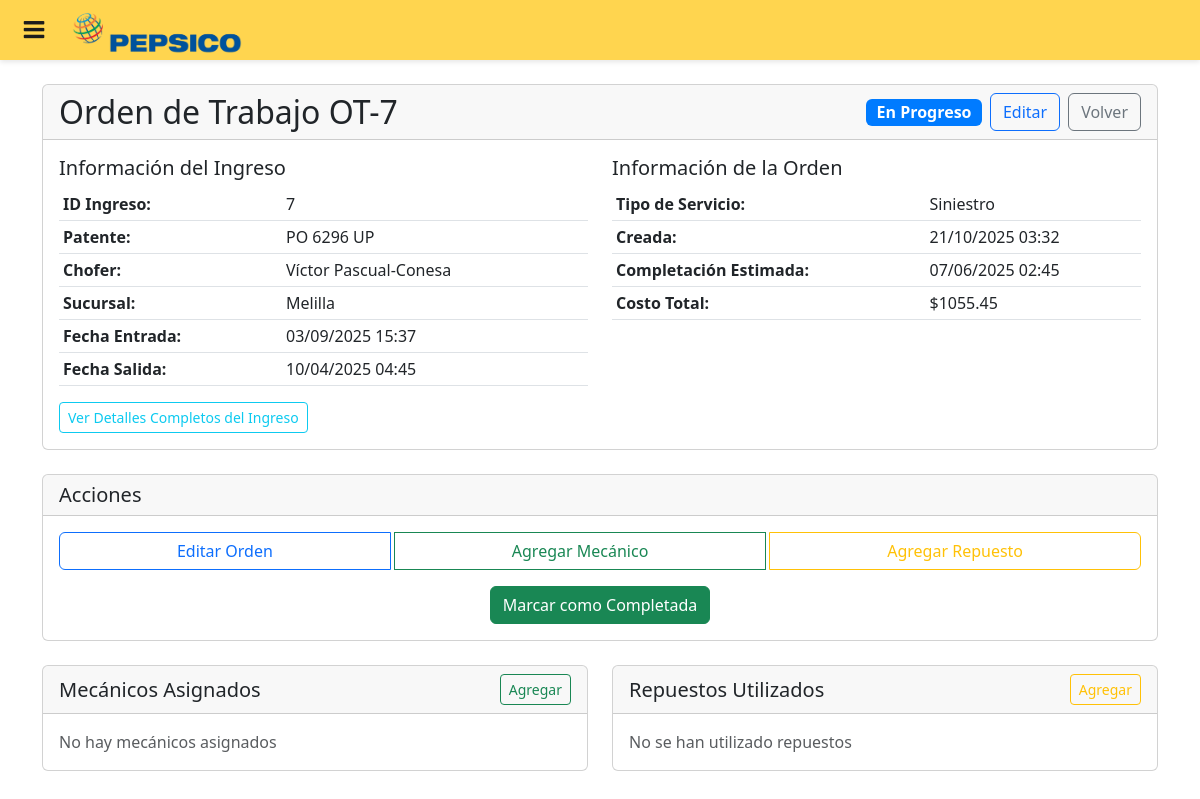
Before: /ordenes-trabajo/7/ with the older database file.
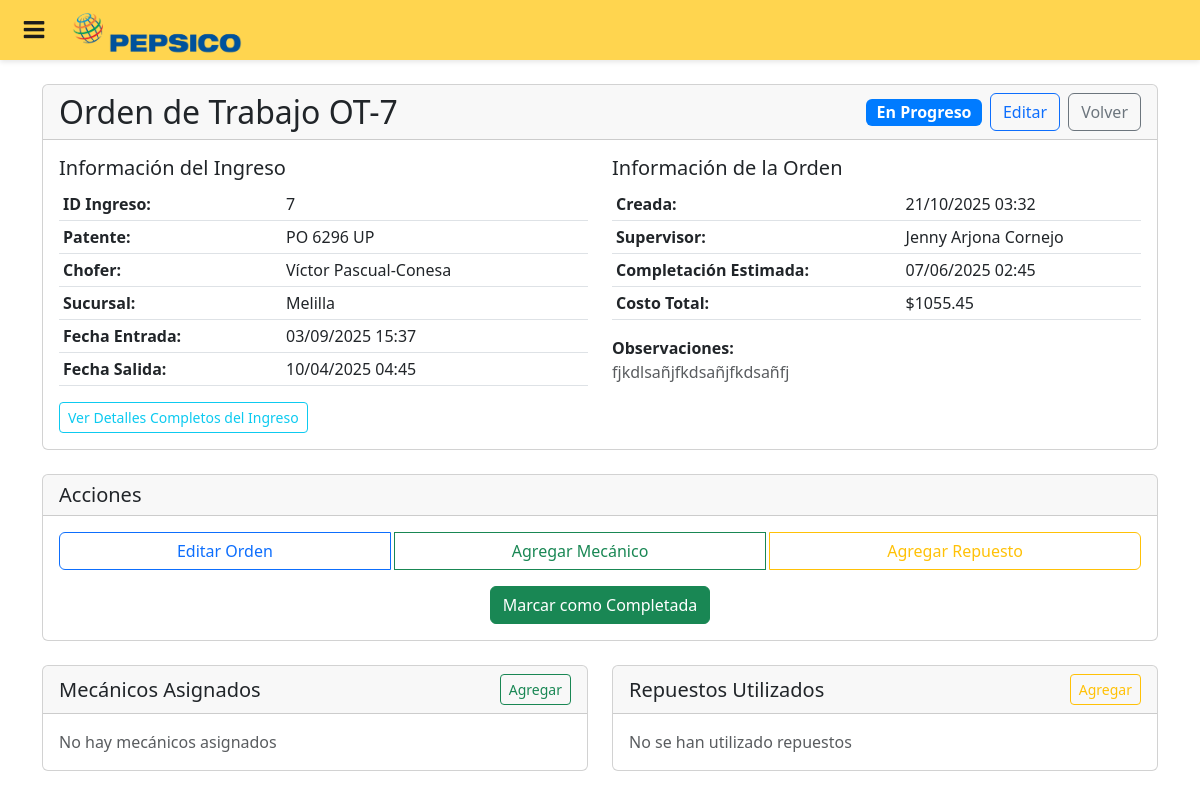
After: the same page with the newer database file.
### documents/models.py (models this page shows, shortened)
class WorkOrder(models.Model):
    id_work_order = models.AutoField(primary_key=True)
    ingreso = models.OneToOneField(
        Ingreso, on_delete=models.CASCADE, db_column='ingreso_id', related_name='work_order')
    service_type = models.ForeignKey(
        ServiceType, on_delete=models.CASCADE, db_column='service_type_id', null=True, blank=True)
    status = models.ForeignKey(
        WorkOrderStatus, on_delete=models.CASCADE, db_column='status_id')
    created_datetime = models.DateTimeField(auto_now_add=True)
    estimated_completion = models.DateTimeField(null=True, blank=True)
    actual_completion = models.DateTimeField(null=True, blank=True)
    total_cost = models.DecimalField(max_digits=10, decimal_places=2, default=0)
    observations = models.TextField(null=True, blank=True)
    created_by = models.ForeignKey(
        FlotaUser, on_delete=models.SET_NULL, db_column='created_by_id', null=True, blank=True, related_name='created_work_orders')
    supervisor = models.ForeignKey(
        FlotaUser, on_delete=models.SET_NULL, db_column='supervisor_id', null=True, blank=True, related_name='supervised_work_orders')
    class Meta:
        db_table = 'WorkOrders'

class ServiceType(models.Model):
    id_service_type = models.AutoField(primary_key=True)
    name = models.CharField(max_length=100)
    description = models.TextField(null=True, blank=True)
    site = models.ForeignKey(
        Site, on_delete=models.CASCADE, db_column='site_id')
    class Meta:
        db_table = 'ServiceTypes'

class WorkOrderStatus(models.Model):
    id_status = models.AutoField(primary_key=True)
    name = models.CharField(max_length=50)
    description = models.TextField(null=True, blank=True)
    color = models.CharField(max_length=7, default='#6c757d')  # Color para UI
    class Meta:
        db_table = 'WorkOrderStatuses'

class Ingreso(models.Model):
    id_ingreso = models.AutoField(primary_key=True)
    patent = models.ForeignKey(
        Vehicle, on_delete=models.CASCADE, db_column='patent')
    entry_datetime = models.DateTimeField()
    exit_datetime = models.DateTimeField(null=True, blank=True)
    chofer = models.ForeignKey(
        FlotaUser, on_delete=models.CASCADE, db_column='chofer_id')
    observations = models.TextField(null=True, blank=True)
    authorization = models.BooleanField()
    entry_registered_by = models.ForeignKey(
        FlotaUser, on_delete=models.SET_NULL, db_column='entry_registered_by_id', null=True, blank=True, related_name='entry_registered_ingresos')
    exit_registered_by = models.ForeignKey(
        FlotaUser, on_delete=models.SET_NULL, db_column='exit_registered_by_id', null=True, blank=True, related_name='exit_registered_ingresos')
    schedule = models.ForeignKey(
        MaintenanceSchedule, on_delete=models.SET_NULL, null=True, blank=True, related_name='ingresos')
    class Meta:
        db_table = 'Ingresos'

class Vehicle(models.Model):
    patent = models.CharField(max_length=10, primary_key=True)
    equipment = models.ForeignKey(
        SAPEquipment, on_delete=models.CASCADE, db_column='equipment_id')
    ceco = models.ForeignKey(
        CECO, on_delete=models.CASCADE, db_column='ceco_id')
    brand = models.CharField(max_length=50)
    model = models.CharField(max_length=50)
    year = models.IntegerField()
    age = models.IntegerField()
    useful_life = models.IntegerField()
    mileage = models.IntegerField(null=True, blank=True)
    site = models.ForeignKey(
        Site, on_delete=models.CASCADE, db_column='site_id')
    operational = models.BooleanField()
    backup = models.BooleanField()
    out_of_service = models.BooleanField()
    type = models.ForeignKey(
        VehicleType, on_delete=models.CASCADE, db_column='type_id')
    plan = models.BooleanField()
    sinister = models.BooleanField()
    observations = models.TextField()
    compliance = models.CharField(max_length=50)
    tct = models.CharField(max_length=50, null=True, blank=True)
    geotab_confirm = models.BooleanField()
    auction = models.BooleanField()
    status = models.ForeignKey(
        VehicleStatus, on_delete=models.SET_NULL, db_column='status_id', null=True, blank=True)
    def __str__(self):
        return self.patent
    class Meta:
        db_table = 'Vehicles'

class FlotaUser(models.Model):
    id_user = models.AutoField(primary_key=True)
    name = models.CharField(max_length=100)
    role = models.ForeignKey(
        Role, on_delete=models.CASCADE, db_column='role_id')
    patent = models.ForeignKey(
        Vehicle, on_delete=models.CASCADE, db_column='patent')
    status = models.ForeignKey(
        UserStatus, on_delete=models.CASCADE, db_column='status_id')
    observations = models.TextField()
    gpid = models.CharField(max_length=20)
    class Meta:
        db_table = 'FlotaUsers'

class Site(models.Model):
    id_site = models.AutoField(primary_key=True)
    name = models.CharField(max_length=100)
    patent_count = models.IntegerField()
    class Meta:
        db_table = 'Sites'

### agenda/views.py (the view)
# urls.py: path('ordenes-trabajo/<int:work_order_id>/', views.orden_trabajo_detail, name='orden_trabajo_detail'),
def orden_trabajo_detail(request, work_order_id):
    work_order = get_object_or_404(
        WorkOrder.objects.select_related(
            'ingreso__patent', 'ingreso__chofer', 'ingreso__patent__site',
            'status', 'created_by', 'supervisor'
        ),
        id_work_order=work_order_id
    )
    mechanic_assignments = work_order.mechanic_assignments.select_related('mechanic').filter(is_active=True)
    spare_part_usages = work_order.spare_part_usages.select_related('repuesto')
    tasks = Task.objects.filter(work_order=work_order).select_related('service_type', 'supervisor')
    mechanic_form = WorkOrderMechanicForm()
    spare_part_form = SparePartUsageForm()
    total_mechanic_hours = sum(assignment.hours_worked for assignment in mechanic_assignments)
    total_spare_parts_cost = sum(usage.total_cost for usage in spare_part_usages)
    context = {
        'work_order': work_order,
        'mechanic_assignments': mechanic_assignments,
        'spare_part_usages': spare_part_usages,
        'tasks': tasks,
        'mechanic_form': mechanic_form,
        'spare_part_form': spare_part_form,
        'total_mechanic_hours': total_mechanic_hours,
        'total_spare_parts_cost': total_spare_parts_cost,
    }
    return render(request, 'agenda/orden_trabajo_detail.html', context)

### agenda/templates/agenda/orden_trabajo_detail.html (shortened to what the changed rows need)
{% extends 'base.html' %}
{% load static %}
{% block static %}
<link rel="stylesheet" href="{% static 'agenda/css/orden_trabajo_detail.css' %}">
{% endblock %}
{% block content %}
<div class="container mt-4">
  <div class="card mb-4">
    <div class="card-header">
      <div class="d-flex flex-column align-items-center flex-md-row justify-content-md-between align-items-md-center">
        <h2 class="mb-3 mb-md-0">
           Orden de Trabajo OT-{{ work_order.id_work_order }}
        </h2>
        <div class="d-flex align-items-center mt-2 mt-md-0">
          <span class="badge fs-6 me-2" style="background-color: {{ work_order.status.color }};">
            {{ work_order.status.name }}
          </span>
          <a href="{% url 'orden_trabajo_update' work_order.id_work_order %}" class="btn btn-outline-primary me-2">
             Editar
          </a>
          <a href="{% url 'orden_trabajo_list' %}" class="btn btn-outline-secondary">
             Volver
          </a>
        </div>
      </div>
    </div>
    <div class="card-body">
      <div class="row">
        <div class="col-md-6">
          <table class="table table-sm">
            <tr>
              <td><strong>ID Ingreso:</strong></td>
              <td>{{ work_order.ingreso.id_ingreso }}</td>
            </tr>
            <tr>
              <td><strong>Patente:</strong></td>
              <td>{{ work_order.ingreso.patent }}</td>
            </tr>
            <tr>
              <td><strong>Chofer:</strong></td>
              <td>{{ work_order.ingreso.chofer.name }}</td>
            </tr>
            <tr>
              <td><strong>Sucursal:</strong></td>
              <td>{{ work_order.ingreso.patent.site.name }}</td>
            </tr>
            <tr>
              <td><strong>Fecha Entrada:</strong></td>
              <td>{{ work_order.ingreso.entry_datetime|date:"d/m/Y H:i" }}</td>
            </tr>
            {% if work_order.ingreso.exit_datetime %}
            <tr>
              <td><strong>Fecha Salida:</strong></td>
              <td>{{ work_order.ingreso.exit_datetime|date:"d/m/Y H:i" }}</td>
            </tr>
            {% endif %}
          </table>
        </div>
        <div class="col-md-6">
          <table class="table table-sm">
            {% if work_order.service_type %}
            <tr>
              <td><strong>Tipo de Servicio:</strong></td>
              <td>{{ work_order.service_type.name }}</td>
            </tr>
            {% endif %}
            <tr>
              <td><strong>Creada:</strong></td>
              <td>{{ work_order.created_datetime|date:"d/m/Y H:i" }}</td>
            </tr>
            {% if work_order.supervisor %}
            <tr>
              <td><strong>Supervisor:</strong></td>
              <td>{{ work_order.supervisor.name }}</td>
            </tr>
            {% endif %}
            {% if work_order.estimated_completion %}
            <tr>
              <td><strong>Completación Estimada:</strong></td>
              <td>{{ work_order.estimated_completion|date:"d/m/Y H:i" }}</td>
            </tr>
            {% endif %}
            <tr>
              <td><strong>Costo Total:</strong></td>
              <td>${{ work_order.total_cost|floatformat:2 }}</td>
            </tr>
          </table>
          {% if work_order.observations %}
          <div class="mt-3">
            <strong>Observaciones:</strong>
            <p class="text-muted">{{ work_order.observations }}</p>
          </div>
          {% endif %}
        </div>
      </div>
    </div>
  </div>
</div>
{% endblock %}

Changed rows visible on the page:
changed WorkOrder "En Progreso": supervisor_id empty → 2 (drawn); supervisor.name (not shown) → "Jenny Arjona Cornejo"; observations (not shown) → "fjkdlsañjfkdsañjfkdsañfj"; service_type_id 1 → empty (drawn); service_type.name "Siniestro" → (not shown)
Other visible differences:
text no longer shown: "Tipo de Servicio:"
text now shown: "Supervisor: Observaciones:"
